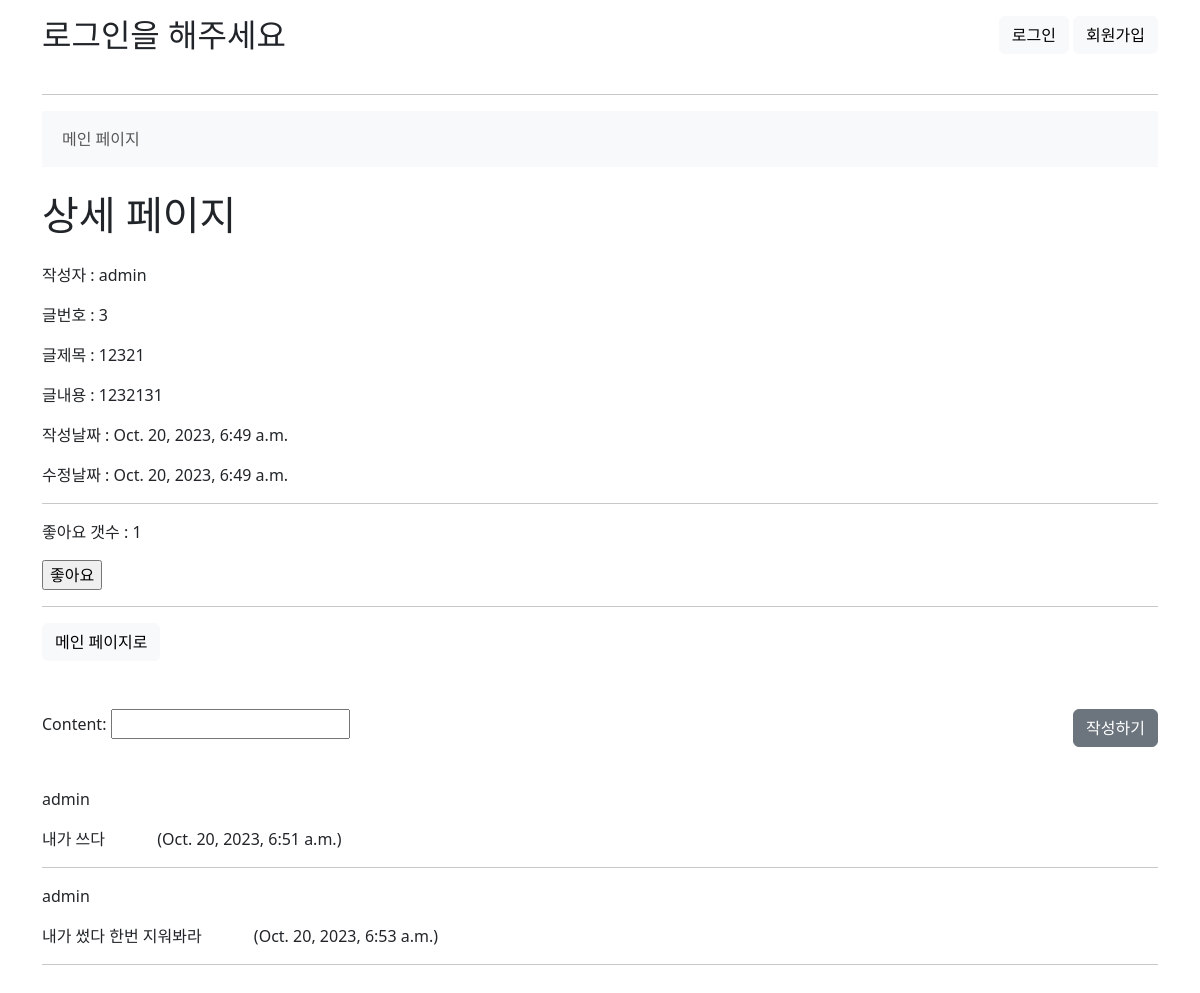
/boards/3/, run on the app's committed database.
### boards/models.py (models this page shows)
class Board(models.Model):
    author = models.ForeignKey(settings.AUTH_USER_MODEL, on_delete=models.CASCADE)
    like_users = models.ManyToManyField(
        settings.AUTH_USER_MODEL, related_name='like_boards'
    )
    title = models.CharField(max_length=20)
    content = models.TextField()
    created_at = models.DateTimeField(auto_now_add=True)
    updated_at = models.DateTimeField(auto_now=True)

class Comment(models.Model):
    author = models.ForeignKey(settings.AUTH_USER_MODEL, on_delete=models.CASCADE)
    board = models.ForeignKey(Board, on_delete=models.CASCADE, related_name='comments')
    content = models.CharField(max_length=200)
    created_at = models.DateTimeField(auto_now_add=True)
    updated_at = models.DateTimeField(auto_now=True)

### accounts/models.py (models this page shows)
class User(AbstractUser):
    followings = models.ManyToManyField('self', symmetrical=False, related_name='followers')

### boards/views.py (the view)
# urls.py: path('<int:pk>/', views.detail, name='detail'),
@require_http_methods(["GET", "POST"])
def detail(request, pk):
    board = get_object_or_404(Board, pk=pk)
    if request.method == 'POST':
        board.delete()
        return redirect('boards:index')
    comments = board.comments.all()
    comment_form = CommentForm()
    context = {
        'board': board,
        'comments': comments,
        'comment_form': comment_form,
    }
    return render(request, 'boards/detail.html', context)

### boards/forms.py
class CommentForm(forms.ModelForm):
    class Meta:
        model = Comment
        fields = ('content', )

### boards/templates/boards/detail.html (shortened to what this page needs)
{% extends 'base.html' %}
{% block content %}
<div>
  <div class="d-flex justify-content-between">
    <h1 class="mb-4">상세 페이지</h1>
  </div>
  <p>작성자 : {{ board.author }}</p>
  <p>글번호 : {{ board.id }}</p>
  <p>글제목 : {{ board.title }}</p>
  <p>글내용 : {{ board.content }}</p>
  <p>작성날짜 : {{ board.created_at }}</p>
  <p>수정날짜 : {{ board.updated_at }}</p>
  <hr>
  <form action="{% url "boards:likes" board.pk %}" method="POST">
    <p>좋아요 갯수 : {{ board.like_users.all|length }} </p>
    {% if request.user in board.like_users.all %}
      <input type="submit" value="좋아요 취소">
    {% else %}
      <input type="submit" value="좋아요">
    {% endif %}
  </form>
  <hr>
  <div class="mb-5 d-flex justify-content-between">
    <a href="{% url 'boards:index' %}"><button class="btn btn-light">메인 페이지로</button></a>
  </div>
  <form action="{% url 'boards:comment' board.id %}" method='POST'>
    <button class="btn btn-secondary" style="float: right;" type="submit">작성하기</button>
    {{ comment_form.as_p }}
  </form>
  <div class="mt-5">
    {% if comments|length == 0 %} 댓글이 없습니다.
    {% else %}
      {% for comment in comments %}
      <div>
        {{ comment.author }}
      </div>
      <div class="my-3 d-flex justify-content-between">
        <div>
          <span>{{ comment.content }}</span>
          <span class="mx-5">({{ comment.created_at }})</span>
        </div>
        </div>
        <hr/>
      {% endfor %}
    {% endif %}
  </div>
</div>
{% endblock content %}

### data on the page
Board: author "admin", id "3", title "12321", content "1232131", created_at "Oct. 20, 2023, 6:49 a.m.", updated_at "Oct. 20, 2023, 6:49 a.m.", like_users.all|length "1"
Comment: author "admin", content "내가 쓰다", created_at "Oct. 20, 2023, 6:51 a.m."
Comment: author "admin", content "내가 썼다 한번 지워봐라", created_at "Oct. 20, 2023, 6:53 a.m."
